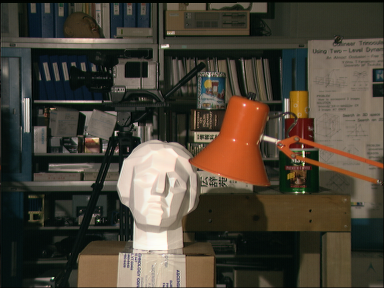
#> input picture DepthMap/assets/left.jpg, 384 x 288 px, found by its file name
$ jupyter execute depth.ipynb
#> lines starting #> are read from the running program, lines starting #| are printed output that depends on the picture
[cell 1]
import numpy as np
import cv2
from matplotlib import pyplot as plt

#load left and right image and convert it into grayscale
left = cv2.imread('../input/drmnjkfk/left.jpg',0)
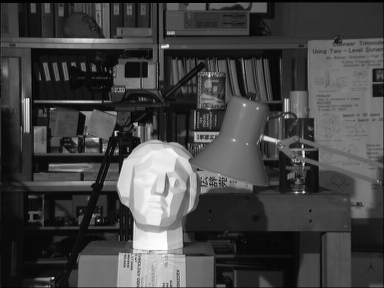
#> left: shape (288, 384); min 0, max 253, mean 67.8

right = cv2.imread('../input/drmnjkfk/right.jpg',0)
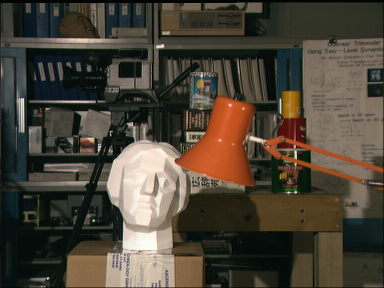
#> input picture DepthMap/assets/right.jpg, 384 x 288 px, found by its file name
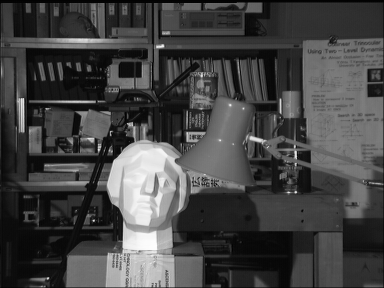
#> right: shape (288, 384); min 0, max 253, mean 68.2

#applying disparity
stereo = cv2.StereoBM_create(numDisparities=96, blockSize=15)

depth = stereo.compute(left,right)
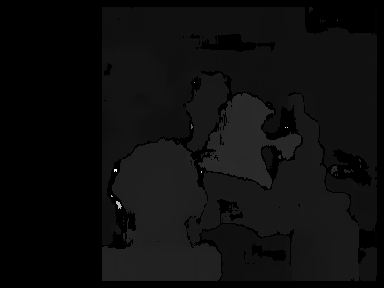
#> depth: shape (288, 384) int16; min -16, max 1464, mean 64.4; drawn with min black and max white

plt.figure(figsize = (18,8))

plt.imshow(depth,'magma_r')

plt.xticks([])

plt.yticks([])
